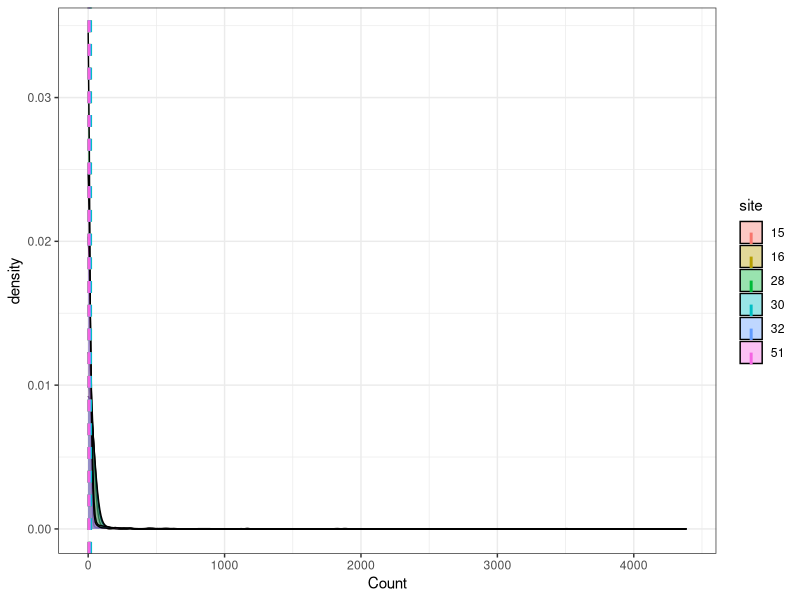
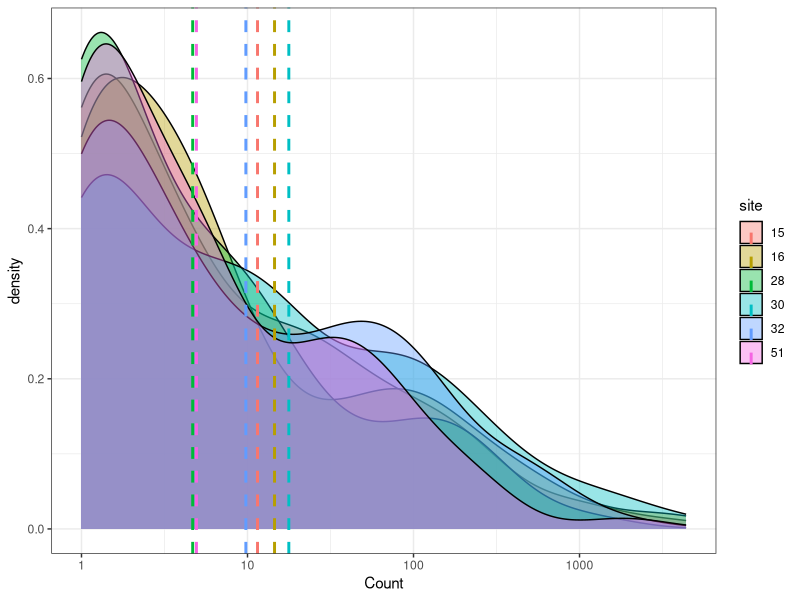
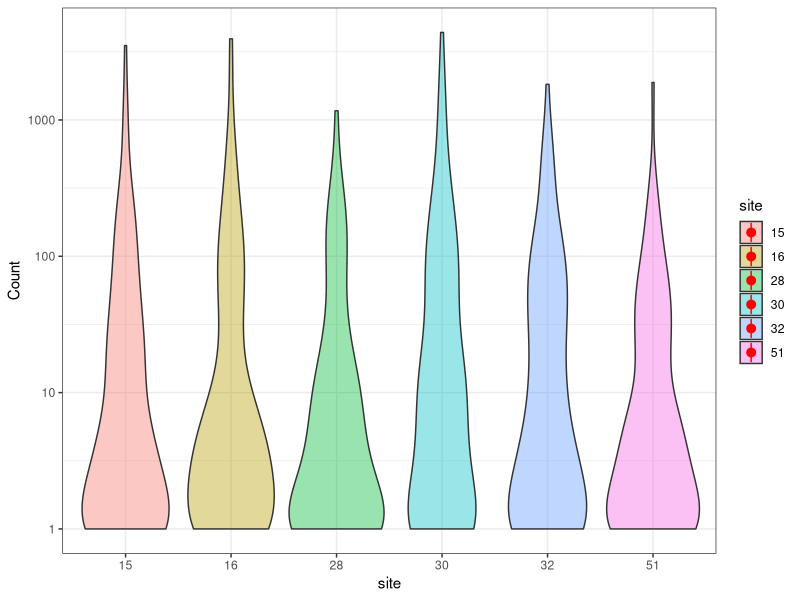
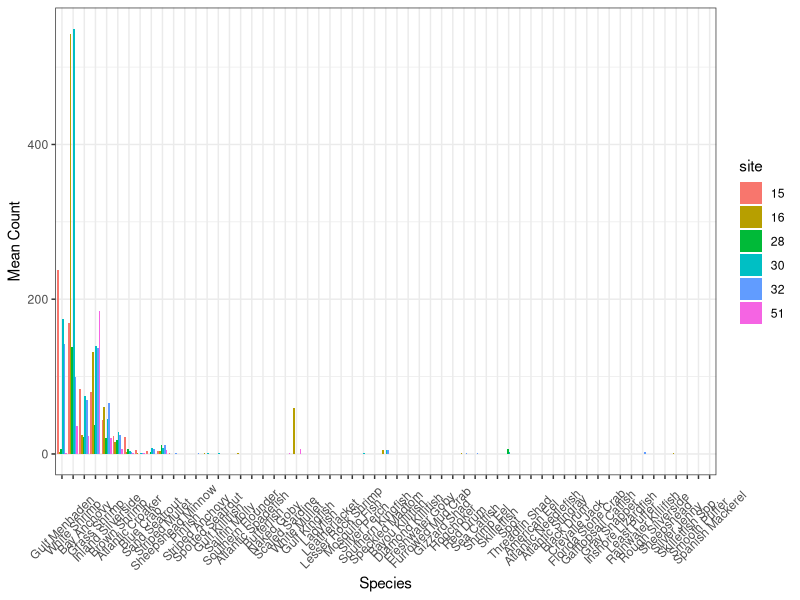
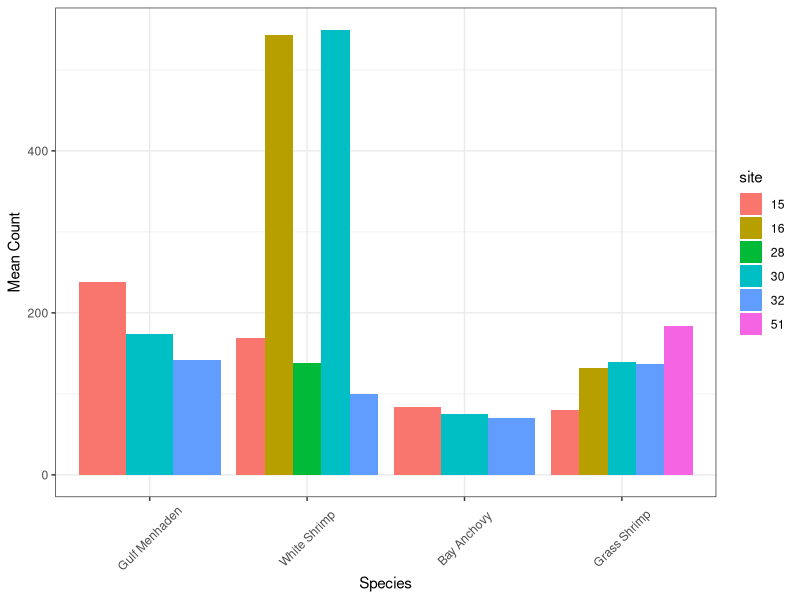
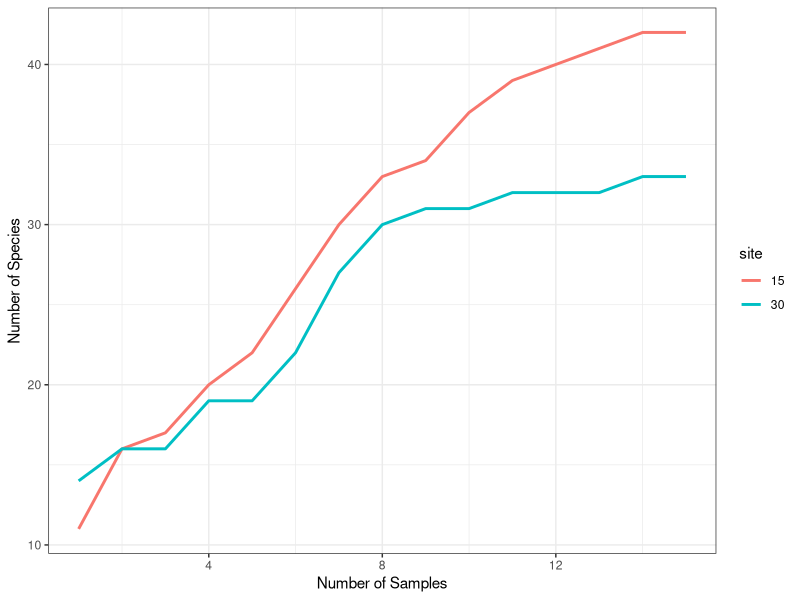
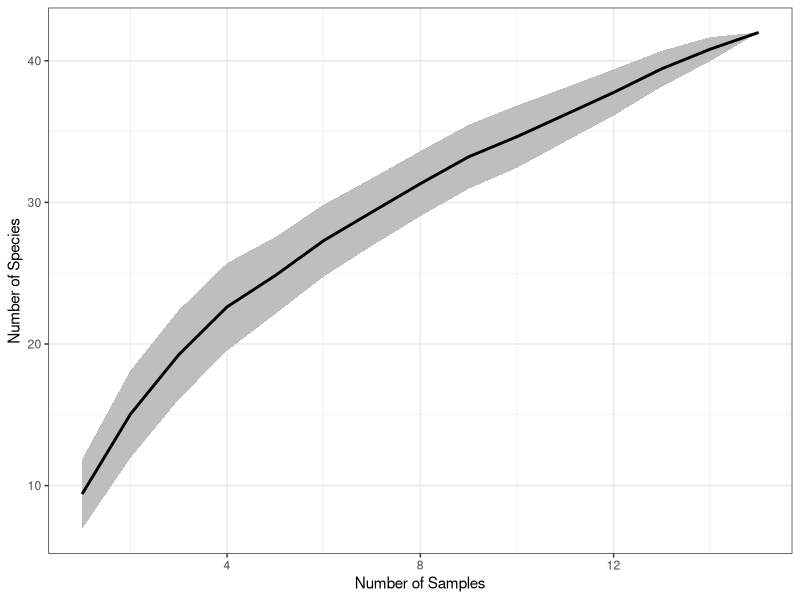
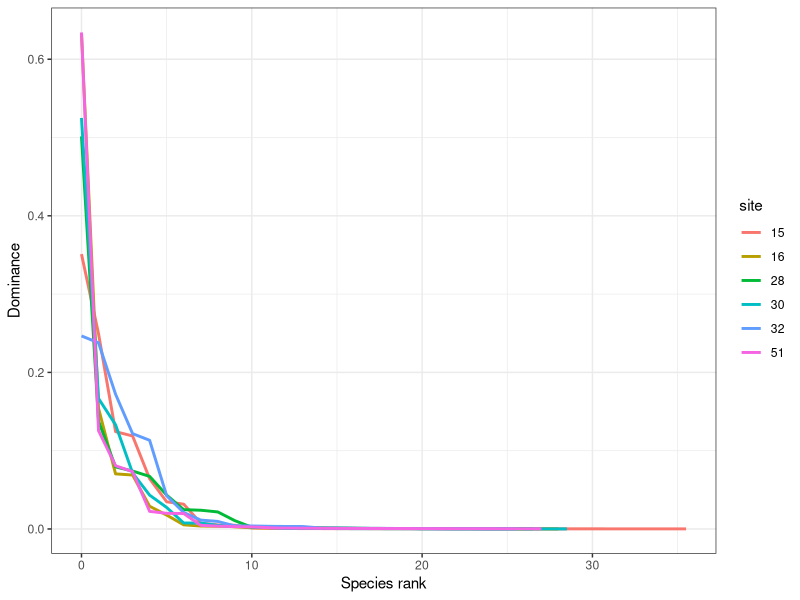

R code for these plots, in order:
## ---- chunk 1
knitr::opts_chunk$set(collapse = T, cache = T)
## ---- chunk 2
library(tidyverse)

# data in wide format
marsh_w = read_csv('data/Calcasieu.csv') |> 
  mutate(site = as.character(site),
         month = month(date)) 

marsh_w

# convert to long format for plotting
marsh_l = marsh_w |> 
  pivot_longer(cols = 4:62, 
               names_to = "Species", 
               values_to = "Count") 

marsh_l
## ---- chunk 3
marsh_ss = marsh_l |> 
  group_by(site) |> 
  summarise(mean_count = mean(Count, na.rm = TRUE),
            sd_count = sd(Count, na.rm = TRUE),
            total = sum(Count, na.rm = TRUE)) 

marsh_ss
## ---- chunk 4
ggplot(marsh_l, aes(x = Count, fill = site))+
  geom_density(alpha=0.4) +
  geom_vline(data=marsh_ss, aes(xintercept=mean_count, color=site),
             linetype="dashed", linewidth = 1) +
  theme_bw()

# change scale of axis
ggplot(marsh_l, aes(x = Count, fill = site))+
  geom_density(alpha=0.4) +
  geom_vline(data=marsh_ss, aes(xintercept=mean_count, color=site),
             linetype="dashed", linewidth = 1) +
  scale_x_log10()+
  theme_bw()
## ---- chunk 5
ggplot(marsh_l, aes(x = site, y = Count, fill = site))+
  geom_violin(alpha=0.4) +
  stat_summary(fun.data=mean_sdl, mult=1, 
               geom="pointrange", color="red") +
  scale_y_log10()+
  theme_bw()


## ---- chunk 6
marsh_summary2 = marsh_l |> 
  group_by(site, Species) |> 
  summarise(mean_count = mean(Count, na.rm = TRUE),
            sd_count = sd(Count, na.rm = TRUE),
            total = sum(Count, na.rm = TRUE)) |> 
  mutate(Species = fct_reorder(Species, mean_count, .desc = TRUE))

ggplot(marsh_summary2, aes(x = Species, y = mean_count, fill = site))+
  geom_bar(stat = "identity", position=position_dodge()) + 
  labs(y = 'Mean Count', x = 'Species', fill = 'site')+
  theme_bw() +
  theme(axis.text.x = element_text(angle = 45, vjust = 0.5))

# filter to only top species
ggplot(marsh_summary2 |> filter(total > 1000), aes(x = Species, y = mean_count, fill = site))+
  geom_bar(stat = "identity", position=position_dodge()) + 
  labs(y = 'Mean Count', x = 'Species', fill = 'site')+
  theme_bw() +
  theme(axis.text.x = element_text(angle = 45, vjust = 0.5))
## ---- chunk 7
marsh_l |> 
  group_by(site, month) |> 
  filter(Count > 0) |> 
  summarise(richness = length(unique(Species))) |> 
  ungroup() |> 
  group_by(site) |> 
  summarise(mean_richness = mean(richness, na.rm = TRUE),
            sd_richness = sd(richness, na.rm = TRUE))
## ---- chunk 8
# for loop
df = unique(marsh_l[c("site","month")])
df$H = NA

df

for (i in 1:nrow(df)){
  d = marsh_l |> filter(site == df$site[i],
                          month == df$month[i],
                          Count > 0)
  d = d |> count(Species,wt = Count) |> 
    mutate(pi = n/sum(n),
           ln_pi = log(pi),
           p_ln_pi = pi*ln_pi)
  
  df$H[i] = -sum(d$p_ln_pi)
}

df

df |> 
  group_by(site) |> 
  summarise(mean_H = mean(H, na.rm = TRUE),
            sd_H = sd(H, na.rm = TRUE))


# dplyr
marsh_l |> 
  group_by(site, month) |> 
  filter(Count > 0) |> 
  mutate(Total = sum(Count)) |> 
  ungroup() |> 
  group_by(site, month, Species) |>
  summarise(Count_Spp = sum(Count),
            Total_Count = max(Total)) |> 
  mutate(p = Count_Spp/Total_Count, 
         ln_pi = log(p), 
         p_ln_pi = p*ln_pi) |> 
  ungroup() |> 
  group_by(site, month) |> 
  summarise(H = -sum(p_ln_pi)) |> 
  ungroup() |> 
  group_by(site) |> 
  summarise(mean_H = mean(H, na.rm = TRUE),
            sd_H = sd(H, na.rm = TRUE))
## ---- chunk 9
# for loop
df$D = NA
df

for (i in 1:nrow(df)){
  d = marsh_l |> filter(site == df$site[i],
                        month == df$month[i],
                        Count > 0)
  d = d |> count(Species,wt = Count) |> 
    mutate(pi = n/sum(n))
  
  df$D[i] = sum(d$pi^2)
}
df$even = 1 - df$D
df$inv = 1/df$D

df

df |> 
  group_by(site) |> 
  summarize(across(D:inv, list(mean = mean, sd = sd)))

# dplyr
marsh_l |> 
  group_by(site, month) |> 
  filter(Count > 0) |> 
  mutate(Total = sum(Count)) |> 
  ungroup() |> 
  group_by(site, month, Species) |>
  summarize(Count_Spp = sum(Count),
            Total_Count = max(Total)) |> 
  mutate(p = Count_Spp/Total_Count, 
         p2 = p^2) |> 
  ungroup() |> 
  group_by(site, month) |> 
  summarise(s_dominance = sum(p2),
            s_evenness = 1 - s_dominance,
            inverse_s = 1/s_dominance) |> 
  group_by(site) |> 
  summarize(across(s_dominance:s_evenness, list(mean = mean, sd = sd)))
## ---- chunk 10
marsh_l = marsh_l |> 
  group_by(site, date) |> 
  mutate(sample_ID = cur_group_id()) |> 
  ungroup()

# curve for site 15
m15 = marsh_l |> 
  filter(site == '15')

m15_sample_ID  = unique(m15$sample_ID)

# store data
sp_m15 = tibble(site = '15', n_samp = 1:length(m15_sample_ID), n_spp = NA)

for (i in 1:length(m15_sample_ID)){
  # sample ID to include
  samp = m15_sample_ID[1:i]
  
  # include only sample numbers 
  d = m15 |> 
    filter(sample_ID %in% samp,
           Count > 0)
  
  sp_m15$n_spp[i] = length(unique(d$Species))
}

# curve for 30
m30 = marsh_l |> 
  filter(site == '30')

m30_sample_ID  = unique(m30$sample_ID)

# store data
sp_m30 = tibble(site = '30', n_samp = 1:length(m30_sample_ID), n_spp = NA)

for (i in 1:length(m30_sample_ID)){
  # sample ID to include
  samp = m30_sample_ID[1:i]
  
  # include only sample numbers 
  d = m30 |> 
    filter(sample_ID %in% samp,
           Count > 0)
  
  sp_m30$n_spp[i] = length(unique(d$Species))
}

# bind and plot
sac = bind_rows(sp_m15, sp_m30)

ggplot(sac, aes(n_samp, n_spp, color = site))+
  geom_line(size = 1)+
  labs(x = 'Number of Samples',
       y = 'Number of Species',
       color = 'site')+
  theme_bw()

## ---- chunk 11
# curve for site 15
m15 = marsh_l |> 
  filter(site == '15')

m15_sample_ID  = unique(m15$sample_ID)

iterations = 50

# store data
sp_m15 = tibble(site = '15', 
               n_samp = rep(1:length(m15_sample_ID),times = iterations), 
               n_spp = NA,
               i = rep(1:iterations, each = length(m15_sample_ID)))

for (j in 1:iterations) {
  # create random sample order
  sID = sample(m15_sample_ID)
  for (i in 1:length(m15_sample_ID)) {
    # sample ID to include
    samp = sID[1:i]
    
    # include only sample numbers
    d = m15 |>
      filter(sample_ID %in% samp,
             Count > 0)
    
    sp_m15$n_spp[i+((j-1)*length(m15_sample_ID))] = length(unique(d$Species))
  }
}

avg = sp_m15 |> 
  group_by(n_samp) |> 
  summarize(m_spp = mean(n_spp, na.rm = T),
            sd_spp = sd(n_spp, na.rm = T))

ggplot(avg, aes(n_samp, m_spp))+
  geom_ribbon(aes(ymin = m_spp - sd_spp, ymax = m_spp + sd_spp),
              fill = 'grey')+
  geom_line(linewidth = 1)+
  labs(x = 'Number of Samples',
       y = 'Number of Species',
       color = 'site')+
  theme_bw()

## ---- chunk 12
df = marsh_l |> 
    group_by(site) |> 
    filter(Count > 0) |> 
    mutate(Total = sum(Count)) |> 
    group_by(site, Species) |>
    summarise(Count_Spp = sum(Count),
              Total_Count = max(Total)) |> 
    mutate(p_i = Count_Spp/Total_Count, 
           rank = length(unique(Species))-rank(p_i)) |> 
    ungroup()

ggplot(df, aes(rank, p_i, color = site))+
  geom_line(size = 1)+
  labs(x = 'Species rank',
       y = 'Dominance',
       color = 'site')+
  theme_bw()
## ---- chunk 13
df = marsh_l |> 
    group_by(site) |> 
    filter(Count > 0) |> 
    mutate(Total = sum(Count)) |> 
    ungroup() |> 
    group_by(site, Species) |>
    summarise(Count_Spp = sum(Count),
              Total_Count = max(Total)) |> 
    mutate(p_i = Count_Spp/Total_Count, 
           rank = length(unique(Species))-rank(p_i)) |> 
    arrange(rank, .by_group = T) |> 
  mutate(cumsum = cumsum(p_i))

ggplot(df, aes(rank, cumsum, color = site))+
  geom_line(size = 1)+
  labs(x = 'Species rank',
       y = 'Cumulative Dominance',
       color = 'site')+
  theme_bw()

